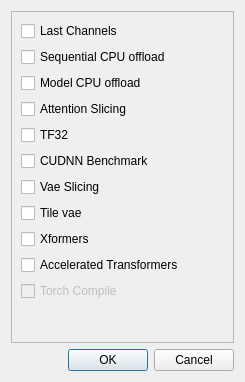
<?xml version="1.0" encoding="UTF-8"?>
<ui version="4.0">
 <class>Dialog</class>
 <widget class="QDialog" name="Dialog">
  <property name="geometry">
   <rect>
    <x>0</x>
    <y>0</y>
    <width>245</width>
    <height>382</height>
   </rect>
  </property>
  <property name="windowTitle">
   <string>Advanced Settings</string>
  </property>
  <layout class="QGridLayout" name="gridLayout">
   <item row="0" column="0">
    <widget class="QFrame" name="frame">
     <property name="frameShape">
      <enum>QFrame::StyledPanel</enum>
     </property>
     <property name="frameShadow">
      <enum>QFrame::Raised</enum>
     </property>
     <layout class="QFormLayout" name="formLayout">
      <item row="0" column="0">
       <widget class="QCheckBox" name="use_lastchannels">
        <property name="text">
         <string>Last Channels</string>
        </property>
       </widget>
      </item>
      <item row="1" column="0">
       <widget class="QCheckBox" name="use_enable_sequential_cpu_offload">
        <property name="text">
         <string>Sequential CPU offload</string>
        </property>
       </widget>
      </item>
      <item row="2" column="0">
       <widget class="QCheckBox" name="enable_model_cpu_offload">
        <property name="text">
         <string>Model CPU offload</string>
        </property>
       </widget>
      </item>
      <item row="3" column="0">
       <widget class="QCheckBox" name="use_attention_slicing">
        <property name="text">
         <string>Attention Slicing</string>
        </property>
       </widget>
      </item>
      <item row="4" column="0">
       <widget class="QCheckBox" name="use_tf32">
        <property name="text">
         <string>TF32</string>
        </property>
       </widget>
      </item>
      <item row="5" column="0">
       <widget class="QCheckBox" name="use_cudnn_benchmark">
        <property name="text">
         <string>CUDNN Benchmark</string>
        </property>
       </widget>
      </item>
      <item row="6" column="0">
       <widget class="QCheckBox" name="use_enable_vae_slicing">
        <property name="text">
         <string>Vae Slicing</string>
        </property>
       </widget>
      </item>
      <item row="7" column="0">
       <widget class="QCheckBox" name="use_tiled_vae">
        <property name="text">
         <string>Tile vae</string>
        </property>
       </widget>
      </item>
      <item row="8" column="0">
       <widget class="QCheckBox" name="use_xformers">
        <property name="text">
         <string>Xformers</string>
        </property>
       </widget>
      </item>
      <item row="9" column="0">
       <widget class="QCheckBox" name="use_accelerated_transformers">
        <property name="text">
         <string>Accelerated Transformers</string>
        </property>
       </widget>
      </item>
      <item row="10" column="0">
       <widget class="QCheckBox" name="use_torch_compile">
        <property name="enabled">
         <bool>false</bool>
        </property>
        <property name="text">
         <string>Torch Compile</string>
        </property>
       </widget>
      </item>
     </layout>
    </widget>
   </item>
   <item row="1" column="0">
    <widget class="QDialogButtonBox" name="buttonBox">
     <property name="orientation">
      <enum>Qt::Horizontal</enum>
     </property>
     <property name="standardButtons">
      <set>QDialogButtonBox::Cancel|QDialogButtonBox::Ok</set>
     </property>
    </widget>
   </item>
  </layout>
 </widget>
 <resources/>
 <connections>
  <connection>
   <sender>buttonBox</sender>
   <signal>accepted()</signal>
   <receiver>Dialog</receiver>
   <slot>accept()</slot>
   <hints>
    <hint type="sourcelabel">
     <x>248</x>
     <y>254</y>
    </hint>
    <hint type="destinationlabel">
     <x>157</x>
     <y>274</y>
    </hint>
   </hints>
  </connection>
  <connection>
   <sender>buttonBox</sender>
   <signal>rejected()</signal>
   <receiver>Dialog</receiver>
   <slot>reject()</slot>
   <hints>
    <hint type="sourcelabel">
     <x>316</x>
     <y>260</y>
    </hint>
    <hint type="destinationlabel">
     <x>286</x>
     <y>274</y>
    </hint>
   </hints>
  </connection>
 </connections>
</ui>
